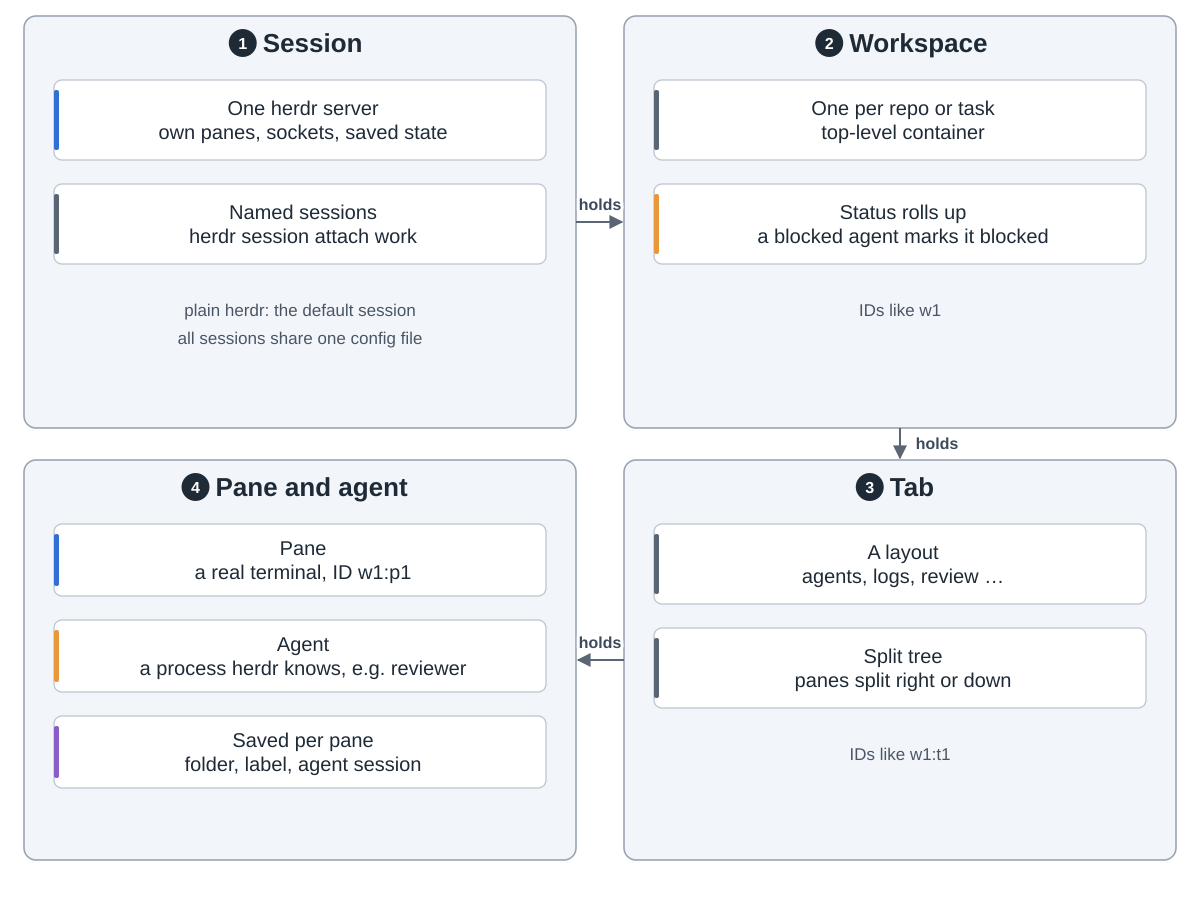

Generate this figure with Python:
"""herdr data model: session > workspace > tab > pane, and the agent inside a pane.  Drawn from
https://github.com/herdrdev/herdr (docs/next/website/src/content/docs/concepts.mdx, agent-automation.mdx,
persistence-remote.mdx; src/persist/snapshot.rs; src/layout.rs; commit e35f393).  Run: python3 model.py

Snake order: 1 session (top left) -> 2 workspace (top right) -> 3 tab (bottom right)
-> 4 pane and agent (bottom left)."""
import sys
from pathlib import Path

sys.path.insert(0, str(Path(__file__).resolve().parents[2] / "tools"))
from archdiagram import Diagram  # noqa: E402

L, R, W = 24, 624, 552
T1, H1 = 16, 412
T2, H2 = 460, 400


def col(x, top, cards, h=72, gap=24, arrows=True):
    """One column of wide cards, top to bottom, optionally joined by arrows."""
    for i, (lbl, kind) in enumerate(cards):
        y = top + 64 + i * (h + gap)
        d.card(x + 30, y, lbl, kind, w=492, h=h)
        if arrows and i:
            d.arrow(f"M{x + W / 2} {y - gap}V{y - 2}")


def grid(x, top, cards, h=80, gap=16, y0=64):
    """Two columns of cards, filled row by row."""
    for i, (lbl, kind) in enumerate(cards):
        d.card(x + 30 + (i % 2) * 254, top + y0 + (i // 2) * (h + gap), lbl, kind, w=238, h=h)


def handoffs(a, b, c, ya=T1 + 206, yc=T2 + 200):
    """Arrows between the four groups in snake order, with what each one carries."""
    if a:
        d.arrow(f"M{L + W} {ya}H{R - 2}", label=a, at=(600, ya - 12))
    if b:
        d.arrow(f"M{R + W / 2} {T1 + H1}V{T2 - 2}", label=b, at=(R + W / 2 + 14 + len(b) * 4.6, T1 + H1 + 21))
    if c:
        d.arrow(f"M{R} {yc}H{L + W + 2}", label=c, at=(600, yc - 12))

d = Diagram("herdr data model",
            "1 Session: one herdr server with its own panes, sockets and saved state. herdr attaches to the "
            "default session; named sessions such as herdr session attach work are separate servers sharing one config file. "
            "2 Workspace: the top-level container, one per repo, task or investigation. Its status rolls up from "
            "the agents inside it. IDs look like w1. "
            "3 Tab: a layout inside a workspace, such as agents, logs or review, kept as a split tree; panes split "
            "right or down. IDs look like w1:t1. "
            "4 Pane and agent: a pane is a real terminal with an ID like w1:p1. An agent is a process herdr "
            "recognises in a pane and may carry a name such as reviewer. Each pane saves its directory, label and "
            "agent session reference.")

d.group(L, T1, W, H1, "Session", 1)
col(L, T1, [("One herdr server|own panes, sockets, saved state", "coding"),
            ("Named sessions|herdr session attach work", "data")], h=80, arrows=False)
d.note(L + W / 2, T1 + 300, "plain herdr: the default session")
d.note(L + W / 2, T1 + 328, "all sessions share one config file")

d.group(R, T1, W, H1, "Workspace", 2)
col(R, T1, [("One per repo or task|top-level container", "data"),
            ("Status rolls up|a blocked agent marks it blocked", "critic")], h=80, arrows=False)
d.note(R + W / 2, T1 + 300, "IDs like w1")

d.group(R, T2, W, H2, "Tab", 3)
col(R, T2, [("A layout|agents, logs, review …", "data"),
            ("Split tree|panes split right or down", "data")], h=80, arrows=False)
d.note(R + W / 2, T2 + 300, "IDs like w1:t1")

d.group(L, T2, W, H2, "Pane and agent", 4)
col(L, T2, [("Pane|a real terminal, ID w1:p1", "coding"),
            ("Agent|a process herdr knows, e.g. reviewer", "critic"),
            ("Saved per pane|folder, label, agent session", "write")], arrows=False)

handoffs("holds", "holds", "holds")
d.save(Path(__file__).with_name("model.svg"))
